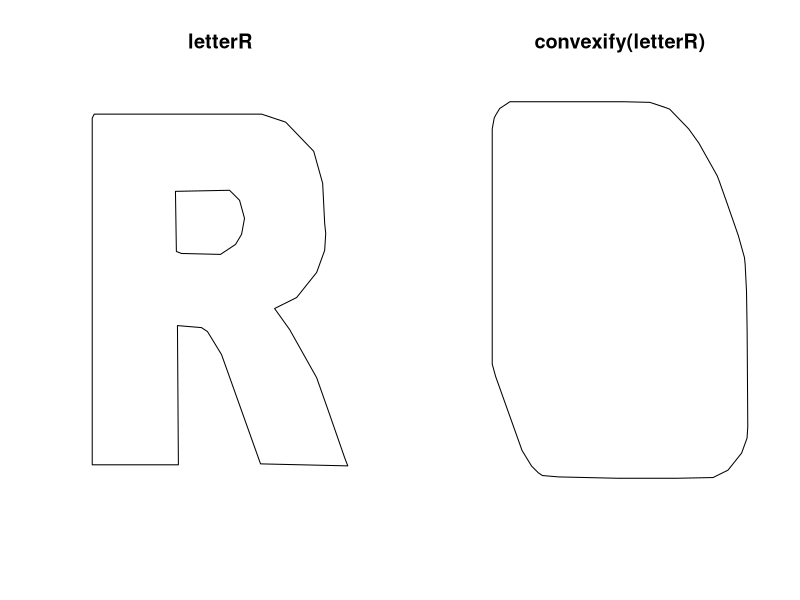

Reproduce this figure in R.
library(spatstat)


### Name: convexify
### Title: Weil's Convexifying Operation
### Aliases: convexify
### Keywords: spatial utilities

### ** Examples

  opa <- par(mfrow=c(1,2))
  plot(letterR)
  plot(convexify(letterR))
  par(opa)
